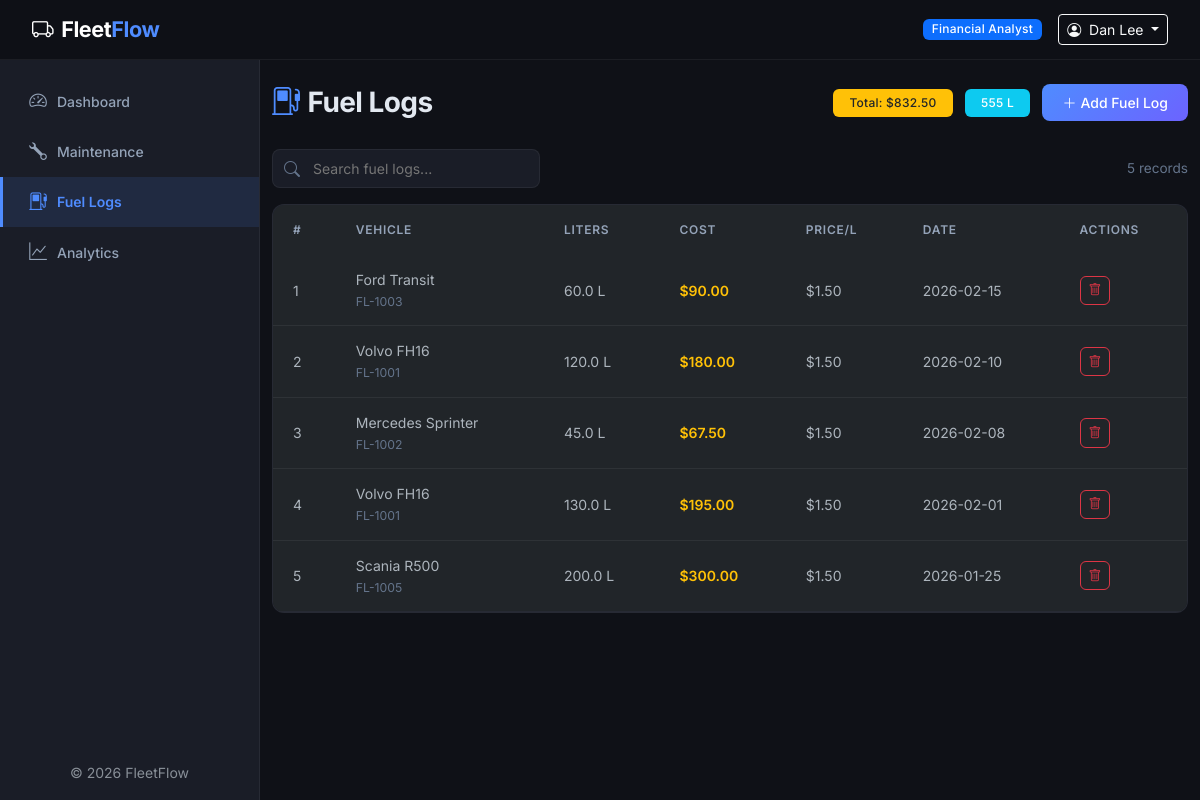
/fuel/index.php (signed in), run on the app's committed database.
### tables this page shows
CREATE TABLE fuel_logs (
    id INT AUTO_INCREMENT PRIMARY KEY,
    vehicle_id INT NOT NULL,
    liters DECIMAL(10,2) NOT NULL DEFAULT 0,
    cost DECIMAL(10,2) NOT NULL DEFAULT 0,
    fuel_date DATE NOT NULL,
    created_at TIMESTAMP DEFAULT CURRENT_TIMESTAMP,
    FOREIGN KEY (vehicle_id) REFERENCES vehicles(id) ON DELETE CASCADE,
    INDEX idx_fuel_vehicle (vehicle_id)
);

CREATE TABLE vehicles (
    id INT AUTO_INCREMENT PRIMARY KEY,
    vehicle_name VARCHAR(100) NOT NULL,
    license_plate VARCHAR(20) NOT NULL UNIQUE,
    vehicle_type ENUM('Truck','Van','Sedan','SUV','Bus') NOT NULL DEFAULT 'Truck',
    max_load_capacity DECIMAL(10,2) NOT NULL DEFAULT 0,
    odometer DECIMAL(12,2) NOT NULL DEFAULT 0,
    acquisition_cost DECIMAL(12,2) NOT NULL DEFAULT 0,
    region VARCHAR(50) DEFAULT 'Default',
    status ENUM('Available','On Trip','In Shop','Retired') NOT NULL DEFAULT 'Available',
    created_at TIMESTAMP DEFAULT CURRENT_TIMESTAMP,
    updated_at TIMESTAMP DEFAULT CURRENT_TIMESTAMP ON UPDATE CURRENT_TIMESTAMP
);

### config/helpers.php (called while the page is built, shortened)
<?php
function sanitize(string $input): string {
    return htmlspecialchars(trim($input), ENT_QUOTES, 'UTF-8');
}
function formatCurrency(float $amount): string {
    return '$' . number_format($amount, 2);
}
function baseUrl(): string {
    return '/feetflow';
}

### fuel/index.php (the view, shortened to what this page needs)
<?php
require_once __DIR__ . '/../config/helpers.php';
$db = getDB();
$logs = $db->query("
    SELECT f.*, v.vehicle_name, v.license_plate
    FROM fuel_logs f
    JOIN vehicles v ON f.vehicle_id = v.id
    ORDER BY f.fuel_date DESC
")->fetchAll();
$totalFuelCost = $db->query("SELECT COALESCE(SUM(cost), 0) FROM fuel_logs")->fetchColumn();
$totalLiters   = $db->query("SELECT COALESCE(SUM(liters), 0) FROM fuel_logs")->fetchColumn();
require_once __DIR__ . '/../includes/header.php';
require_once __DIR__ . '/../includes/sidebar.php';
?>
<div class="page-header">
    <h1><i class="bi bi-fuel-pump"></i>Fuel Logs</h1>
    <div>
        <span class="badge bg-warning text-dark me-2 py-2 px-3">Total: <?= formatCurrency($totalFuelCost) ?></span>
        <span class="badge bg-info me-2 py-2 px-3"><?= number_format($totalLiters) ?> L</span>
        <a href="<?= baseUrl() ?>/fuel/add.php" class="btn btn-ff">
            <i class="bi bi-plus-lg me-1"></i>Add Fuel Log
        </a>
    </div>
</div>
<div class="d-flex justify-content-between align-items-center mb-3 flex-wrap gap-2">
    <div class="ff-search">
        <i class="bi bi-search"></i>
        <input type="text" id="tableSearch" placeholder="Search fuel logs...">
    </div>
    <span class="text-muted-light" style="font-size:0.85rem"><?= count($logs) ?> records</span>
</div>
<div class="ff-table-wrapper">
    <div class="table-responsive">
        <table class="table ff-table" id="dataTable">
            <thead>
                <tr>
                    <th>#</th>
                    <th>Vehicle</th>
                    <th>Liters</th>
                    <th>Cost</th>
                    <th>Price/L</th>
                    <th>Date</th>
                    <th>Actions</th>
                </tr>
            </thead>
            <tbody>
                <?php if (empty($logs)): ?>
                    <tr><td colspan="7" class="text-center text-muted py-4">No fuel logs found.</td></tr>
                <?php else: ?>
                    <?php foreach ($logs as $i => $l): ?>
                    <tr>
                        <td><?= $i + 1 ?></td>
                        <td><?= sanitize($l['vehicle_name']) ?><br><small class="text-muted-light"><?= sanitize($l['license_plate']) ?></small></td>
                        <td><?= number_format($l['liters'], 1) ?> L</td>
                        <td class="fw-semibold text-warning"><?= formatCurrency($l['cost']) ?></td>
                        <td><?= $l['liters'] > 0 ? formatCurrency($l['cost'] / $l['liters']) : '—' ?></td>
                        <td><?= $l['fuel_date'] ?></td>
                        <td class="action-btns">
                            <a href="<?= baseUrl() ?>/fuel/delete.php?id=<?= $l['id'] ?>" class="btn btn-sm btn-outline-danger" data-confirm="Delete this fuel log?"><i class="bi bi-trash"></i></a>
                        </td>
                    </tr>
                    <?php endforeach; ?>
                <?php endif; ?>
            </tbody>
        </table>
    </div>
</div>
<?php require_once __DIR__ . '/../includes/footer.php'; ?>

### assets/css/style.css (style rules this page uses)
:root { --ff-bg: #0f1117; --ff-surface: #1a1d27; --ff-surface-elevated: #22263a; --ff-border: rgba(255, 255, 255, 0.06); --ff-accent: #4f8cff; --ff-accent-glow: rgba(79, 140, 255, 0.25); --ff-gradient: linear-gradient(135deg, #4f8cff 0%, #6c63ff 100%); --ff-green: #34d399; --ff-yellow: #fbbf24; --ff-red: #f87171; --ff-sidebar-width: 260px; --ff-navbar-height: 60px; --ff-radius: 12px; --ff-font: 'Inter', -apple-system, BlinkMacSystemFont, sans-serif; --ff-transition: all 0.3s cubic-bezier(0.4, 0, 0.2, 1); }
* { margin: 0; padding: 0; box-sizing: border-box; }
body { font-family: var(--ff-font); background: var(--ff-bg); color: #e2e8f0; overflow-x: hidden; min-height: 100vh; }
.ff-table-wrapper { background: var(--ff-surface); border: 1px solid var(--ff-border); border-radius: var(--ff-radius); overflow: hidden; }
.ff-table { margin: 0; color: #e2e8f0; }
.ff-table thead { background: var(--ff-surface-elevated); }
.ff-table thead th { font-size: 0.75rem; font-weight: 600; text-transform: uppercase; letter-spacing: 0.06em; color: #94a3b8; padding: 1rem 1.25rem; border: none; white-space: nowrap; }
.ff-table tbody td { padding: 0.875rem 1.25rem; vertical-align: middle; border-color: var(--ff-border); font-size: 0.875rem; }
.ff-table tbody tr { transition: var(--ff-transition); }
.badge { font-weight: 500; font-size: 0.75rem; padding: 0.35em 0.75em; border-radius: 6px; letter-spacing: 0.02em; }
.btn-ff { background: var(--ff-gradient); color: #fff; border: none; border-radius: 8px; padding: 0.5rem 1.25rem; font-weight: 500; font-size: 0.875rem; transition: var(--ff-transition); }
.page-header { display: flex; justify-content: space-between; align-items: center; margin-bottom: 1.75rem; flex-wrap: wrap; gap: 1rem; }
.page-header h1 { font-size: 1.75rem; font-weight: 700; letter-spacing: -0.02em; margin: 0; }
.page-header h1 i { color: var(--ff-accent); margin-right: 0.5rem; }
.ff-search { position: relative; max-width: 300px; }
.ff-search input { background: var(--ff-surface); border: 1px solid var(--ff-border); color: #e2e8f0; border-radius: 8px; padding: 0.5rem 1rem 0.5rem 2.5rem; font-size: 0.875rem; width: 100%; transition: var(--ff-transition); }
.ff-search i { position: absolute; left: 0.75rem; top: 50%; transform: translateY(-50%); color: #64748b; }
.text-muted-light { color: #64748b !important; }
.action-btns .btn { padding: 0.25rem 0.5rem; font-size: 0.8rem; border-radius: 6px; }

### data on the page
fuel_logs: vehicle.vehicle_name "Ford Transit", vehicle.license_plate "FL-1003", liters "60.0", cost "$90.00", formatCurrency($l['cost'] / $l['liters']) "$1.50", fuel_date "2026-02-15"
fuel_logs: vehicle.vehicle_name "Volvo FH16", vehicle.license_plate "FL-1001", liters "120.0", cost "$180.00", formatCurrency($l['cost'] / $l['liters']) "$1.50", fuel_date "2026-02-10"
fuel_logs: vehicle.vehicle_name "Mercedes Sprinter", vehicle.license_plate "FL-1002", liters "45.0", cost "$67.50", formatCurrency($l['cost'] / $l['liters']) "$1.50", fuel_date "2026-02-08"
fuel_logs: vehicle.vehicle_name "Volvo FH16", vehicle.license_plate "FL-1001", liters "130.0", cost "$195.00", formatCurrency($l['cost'] / $l['liters']) "$1.50", fuel_date "2026-02-01"
fuel_logs: vehicle.vehicle_name "Scania R500", vehicle.license_plate "FL-1005", liters "200.0", cost "$300.00", formatCurrency($l['cost'] / $l['liters']) "$1.50", fuel_date "2026-01-25"

### other printed values
currentRole() "Financial Analyst"
currentUserName() "Dan Lee"
$item['label'] "Dashboard"
$item['label'] "Maintenance"
$item['label'] "Fuel Logs"
$item['label'] "Analytics"
formatCurrency($totalFuelCost) "$832.50"
$totalLiters "555"
count($logs) "5"
